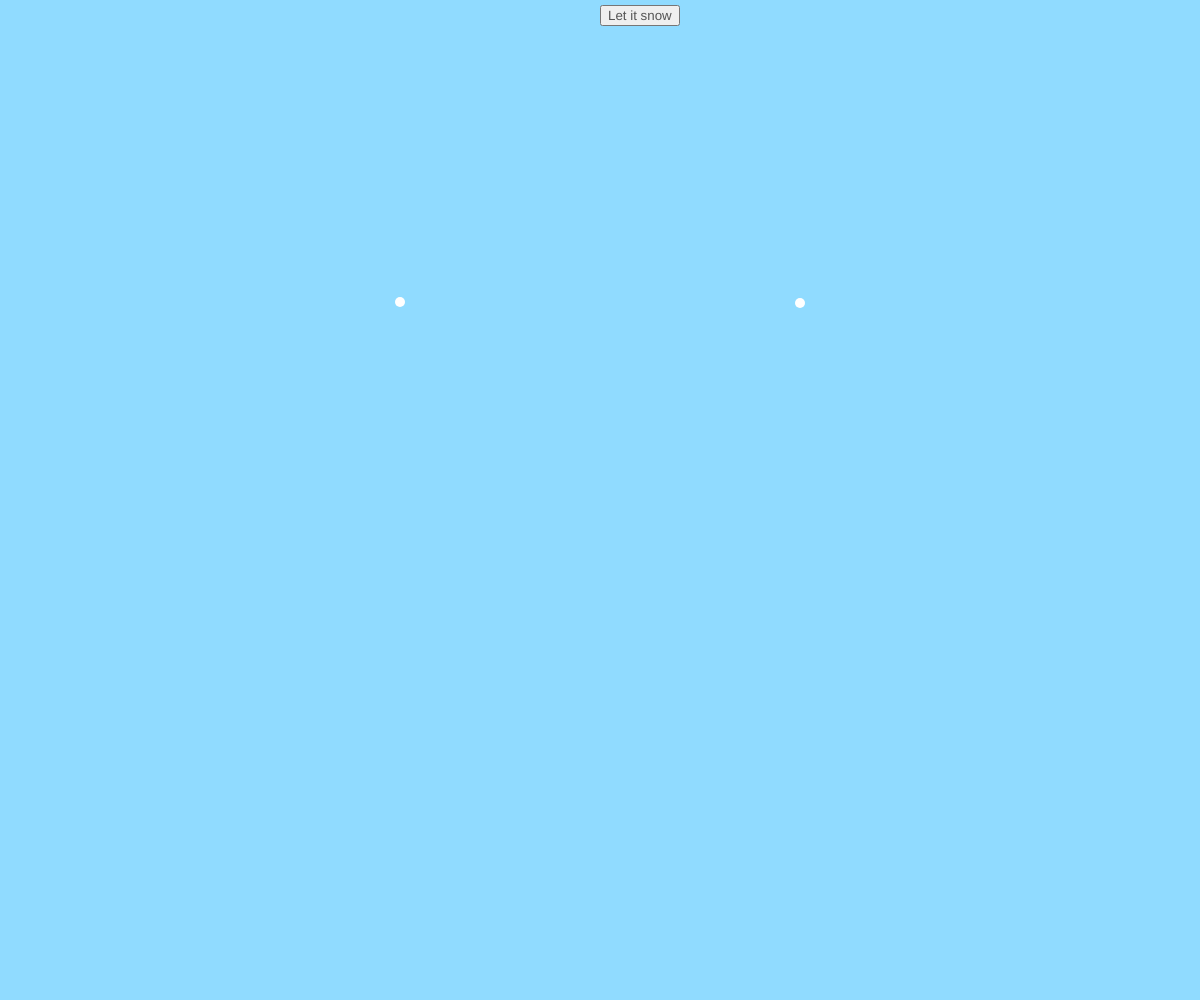
Frame 1 (no input)
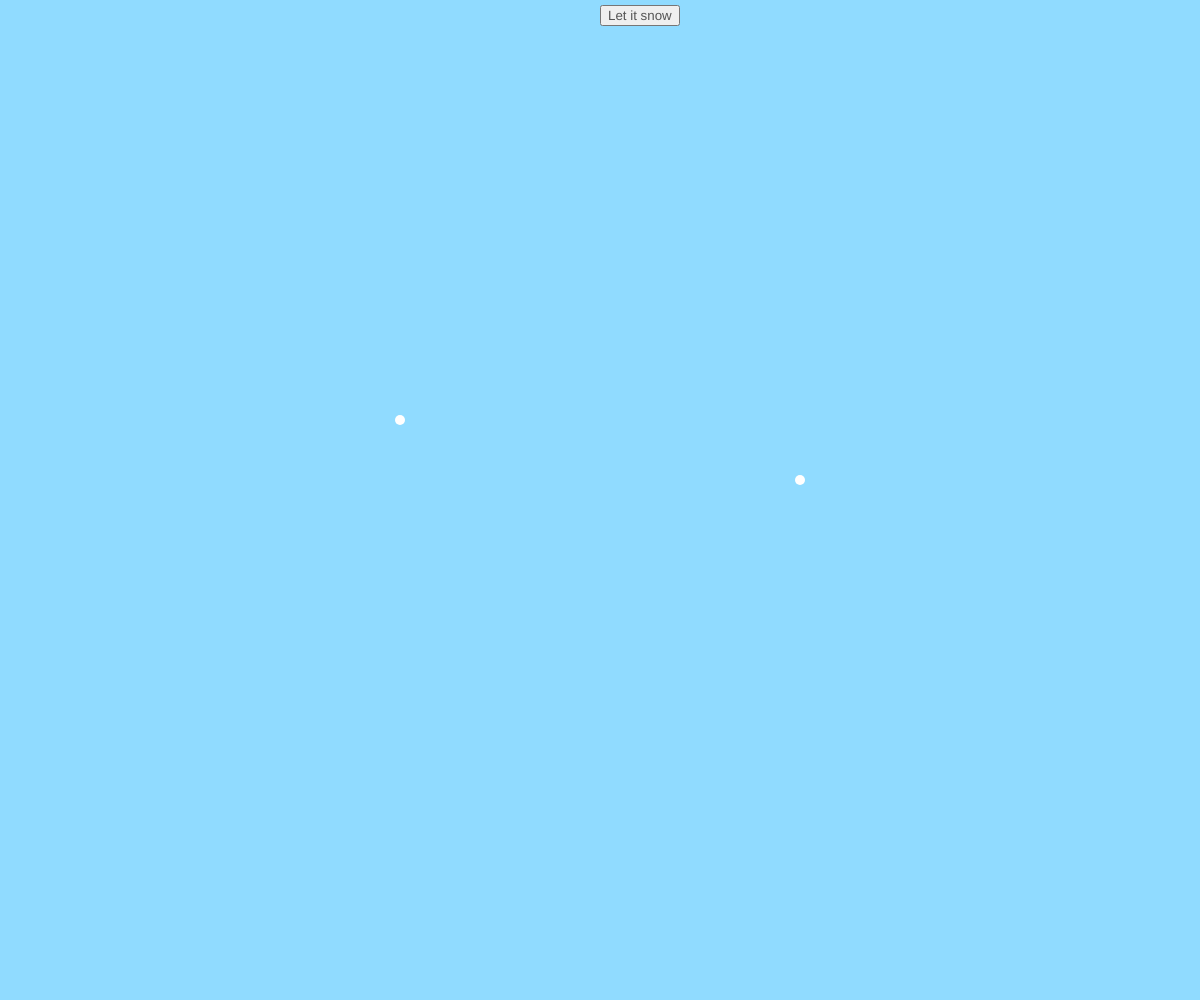
Frame 60 (no input)
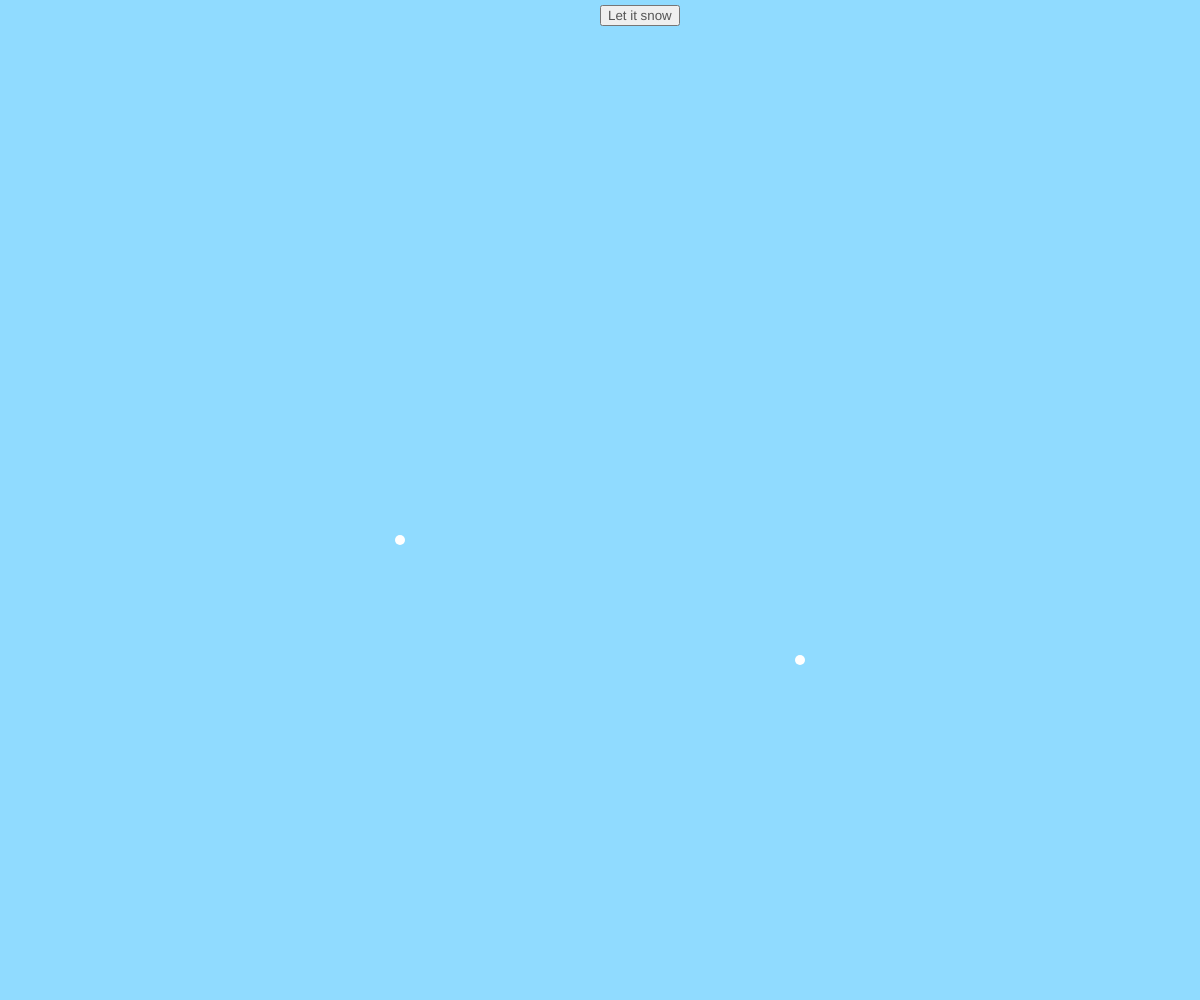
Frame 120 (the mouse pressed at the canvas centre since frame 60)

The p5.js sketch that drew these frames (run headless with seeded random() and noise() and a simulated clock; from frame 60 on, the mouse is pressed at the canvas centre):

// p5.js sketch
// ── sketch.js
let snow = [];
let button;


function setup() {
  createCanvas(windowWidth, windowHeight);
  button = createButton('Let it snow');
  button.style('color','#555555');
  button.mousePressed(add);

  snow[0] = new Snow(color(255,255,255), 3, 800, 300, 10);
  snow[1] = new Snow(color(255,255,255), 2, 400, 300, 10);

}

function draw() {
  background(144,219,255);
  button.position(width/2,5);

  for(let i = 0; i <snow.length; i++) {
    snow[i].snow();
    snow[i].display();
  }
}

function add() {
  append(snow,  new Snow(color(random(255,255)), random(2,10), random(10,20), random(15,500), random(50)));
}

class Snow {
  constructor(getcolor, speed, xpos, ypos, size) {
    this.getcolor = getcolor;
    this.speed = speed;
    this.pos = new createVector(xpos, ypos);
    this.size = size
  }

  snow() {
    this.pos.y+=this.speed;
    if (this.pos.y > height) {
      this.pos.y = 0;
      this.pos.x = random(windowWidth);
    }
  }
  display() {
    noStroke();
    fill(this.getcolor);
    ellipse(this.pos.x, this.pos.y, this.size, this.size);
  }
}
